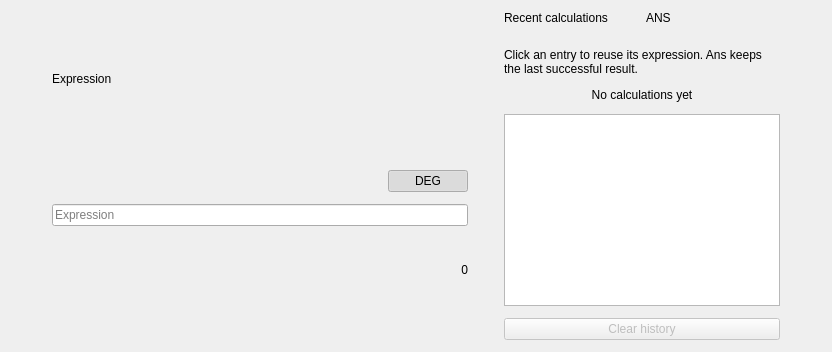
<?xml version='1.0' encoding='UTF-8'?>
<ui version="4.0">
 <class>MathSolverPage</class>
 <widget class="QWidget" name="MathSolverPage">
  <layout class="QHBoxLayout" name="calculatorColumnsLayout">
   <property name="spacing"><number>12</number></property>
   <property name="leftMargin"><number>0</number></property><property name="topMargin"><number>0</number></property><property name="rightMargin"><number>0</number></property><property name="bottomMargin"><number>0</number></property>
   <item><spacer name="leftBalanceSpacer"><property name="orientation"><enum>Qt::Horizontal</enum></property><property name="sizeHint" stdset="0"><size><width>40</width><height>20</height></size></property></spacer><property name="stretch"><number>1</number></property></item>
   <item>
    <widget class="QFrame" name="calculatorPanel">
     <property name="minimumSize"><size><width>440</width><height>0</height></size></property><property name="maximumSize"><size><width>820</width><height>16777215</height></size></property>
     <property name="sizePolicy"><sizepolicy hsizetype="Expanding" vsizetype="Expanding"><horstretch>0</horstretch><verstretch>0</verstretch></sizepolicy></property><property name="frameShape"><enum>QFrame::NoFrame</enum></property>
     <layout class="QVBoxLayout" name="calculatorPanelLayout"><property name="spacing"><number>0</number></property><property name="leftMargin"><number>0</number></property><property name="topMargin"><number>0</number></property><property name="rightMargin"><number>0</number></property><property name="bottomMargin"><number>0</number></property>
      <item><widget class="QFrame" name="calculatorHeader"><property name="minimumSize"><size><width>0</width><height>36</height></size></property><property name="frameShape"><enum>QFrame::NoFrame</enum></property><layout class="QHBoxLayout" name="calculatorHeaderLayout"><property name="spacing"><number>8</number></property><property name="leftMargin"><number>12</number></property><property name="topMargin"><number>4</number></property><property name="rightMargin"><number>12</number></property><property name="bottomMargin"><number>4</number></property><item><widget class="QLabel" name="calculatorTitle"><property name="text"><string>Expression</string></property><property name="wordWrap"><bool>true</bool></property></widget><property name="stretch"><number>1</number></property></item></layout></widget></item>
      <item><widget class="QWidget" name="calculatorBody"><layout class="QVBoxLayout" name="calculatorBodyLayout"><property name="spacing"><number>12</number></property><property name="leftMargin"><number>12</number></property><property name="topMargin"><number>12</number></property><property name="rightMargin"><number>12</number></property><property name="bottomMargin"><number>12</number></property>
       <item><layout class="QHBoxLayout" name="angleModeLayout"><item><spacer name="angleModeSpacer"><property name="orientation"><enum>Qt::Horizontal</enum></property><property name="sizeHint" stdset="0"><size><width>40</width><height>20</height></size></property></spacer><property name="stretch"><number>1</number></property></item><item><widget class="QPushButton" name="angleModeButton"><property name="text"><string>DEG</string></property><property name="toolTip"><string>Switch between degrees and radians</string></property><property name="checkable"><bool>true</bool></property><property name="checked"><bool>true</bool></property></widget></item></layout></item>
       <item><widget class="QLineEdit" name="expressionInput"><property name="layoutDirection"><enum>Qt::LeftToRight</enum></property><property name="placeholderText"><string>Expression</string></property></widget></item>
       <item><layout class="QHBoxLayout" name="resultLayout"><property name="spacing"><number>4</number></property><property name="leftMargin"><number>0</number></property><property name="topMargin"><number>0</number></property><property name="rightMargin"><number>0</number></property><property name="bottomMargin"><number>0</number></property><item><widget class="QLabel" name="resultValue"><property name="minimumSize"><size><width>0</width><height>64</height></size></property><property name="text"><string>0</string></property><property name="alignment"><set>Qt::AlignRight|Qt::AlignVCenter</set></property></widget></item></layout></item>
       <item><widget class="QLabel" name="calculationStatus"><property name="text"><string /></property><property name="wordWrap"><bool>true</bool></property><property name="visible"><bool>false</bool></property></widget></item>
       <item><widget class="QWidget" name="keypadHost"><layout class="QVBoxLayout" name="keypadLayout"><property name="spacing"><number>0</number></property><property name="leftMargin"><number>0</number></property><property name="topMargin"><number>0</number></property><property name="rightMargin"><number>0</number></property><property name="bottomMargin"><number>0</number></property></layout></widget><property name="stretch"><number>1</number></property></item>
      </layout></widget><property name="stretch"><number>1</number></property></item>
     </layout>
    </widget>
    <property name="stretch"><number>3</number></property>
   </item>
   <item>
    <widget class="QFrame" name="historyPanel">
     <property name="minimumSize"><size><width>230</width><height>0</height></size></property><property name="maximumSize"><size><width>300</width><height>16777215</height></size></property><property name="sizePolicy"><sizepolicy hsizetype="Preferred" vsizetype="Expanding"><horstretch>0</horstretch><verstretch>0</verstretch></sizepolicy></property><property name="frameShape"><enum>QFrame::NoFrame</enum></property>
     <layout class="QVBoxLayout" name="historyPanelLayout"><property name="spacing"><number>0</number></property><property name="leftMargin"><number>0</number></property><property name="topMargin"><number>0</number></property><property name="rightMargin"><number>0</number></property><property name="bottomMargin"><number>0</number></property>
      <item><widget class="QFrame" name="historyHeader"><property name="minimumSize"><size><width>0</width><height>36</height></size></property><property name="frameShape"><enum>QFrame::NoFrame</enum></property><layout class="QHBoxLayout" name="historyHeaderLayout"><property name="spacing"><number>8</number></property><property name="leftMargin"><number>12</number></property><property name="topMargin"><number>4</number></property><property name="rightMargin"><number>12</number></property><property name="bottomMargin"><number>4</number></property><item><widget class="QLabel" name="historyTitle"><property name="text"><string>Recent calculations</string></property><property name="wordWrap"><bool>true</bool></property></widget><property name="stretch"><number>1</number></property></item><item><widget class="QLabel" name="historyMeta"><property name="text"><string>ANS</string></property><property name="layoutDirection"><enum>Qt::LeftToRight</enum></property></widget></item></layout></widget></item>
      <item><widget class="QWidget" name="historyBody"><layout class="QVBoxLayout" name="historyBodyLayout"><property name="spacing"><number>12</number></property><property name="leftMargin"><number>12</number></property><property name="topMargin"><number>12</number></property><property name="rightMargin"><number>12</number></property><property name="bottomMargin"><number>12</number></property>
       <item><widget class="QLabel" name="historyHint"><property name="text"><string>Click an entry to reuse its expression. Ans keeps the last successful result.</string></property><property name="wordWrap"><bool>true</bool></property></widget></item>
       <item><widget class="QLabel" name="historyEmpty"><property name="text"><string>No calculations yet</string></property><property name="alignment"><set>Qt::AlignCenter</set></property><property name="wordWrap"><bool>true</bool></property></widget><property name="stretch"><number>1</number></property></item>
       <item><widget class="QListWidget" name="historyList"><property name="horizontalScrollBarPolicy"><enum>Qt::ScrollBarAlwaysOff</enum></property><property name="wordWrap"><bool>true</bool></property><property name="visible"><bool>false</bool></property></widget><property name="stretch"><number>1</number></property></item>
       <item><widget class="QPushButton" name="historyClear"><property name="text"><string>Clear history</string></property><property name="toolTip"><string>Clear recent calculations; keep Ans</string></property><property name="enabled"><bool>false</bool></property></widget></item>
      </layout></widget><property name="stretch"><number>1</number></property></item>
     </layout>
    </widget>
    <property name="stretch"><number>1</number></property>
   </item>
   <item><spacer name="rightBalanceSpacer"><property name="orientation"><enum>Qt::Horizontal</enum></property><property name="sizeHint" stdset="0"><size><width>40</width><height>20</height></size></property></spacer><property name="stretch"><number>1</number></property></item>
  </layout>
 </widget>
 <resources />
 <connections />
</ui>
